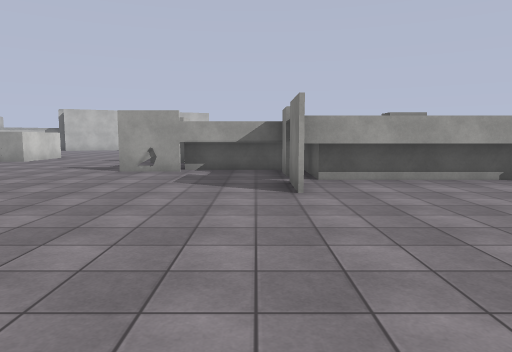
view 1 (above)

24 first-person views from a walk through a scene from a Unity 3-D project. The camera is 1.5 m above the floor, tilts 6° down and sees 70° across. The floor is counted in squares, 2 m on a side. Each view is taken from the middle of a square. On the plan, view 1 faces up. The plan holds only what a view shows up to about 11 squares ahead; the rest is blank. The place goes on beyond the plan. Surface patterns are stand-ins for the level's own textures.

view 2
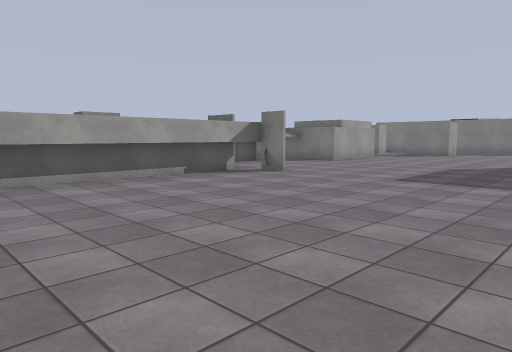

view 3
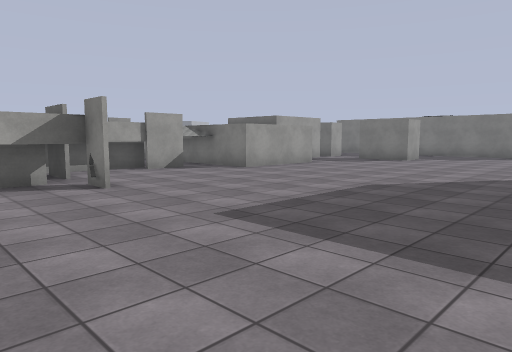

view 4
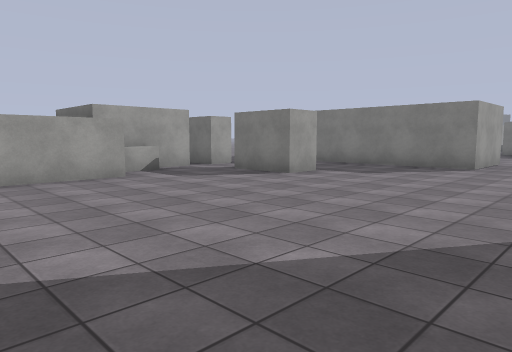

view 5
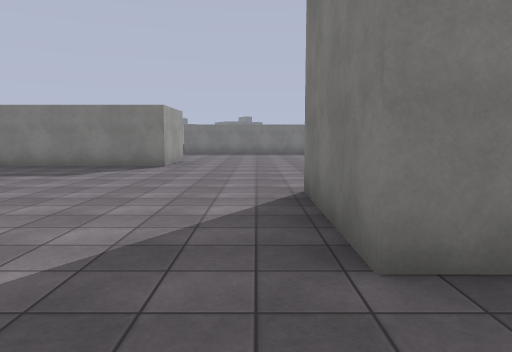

view 6
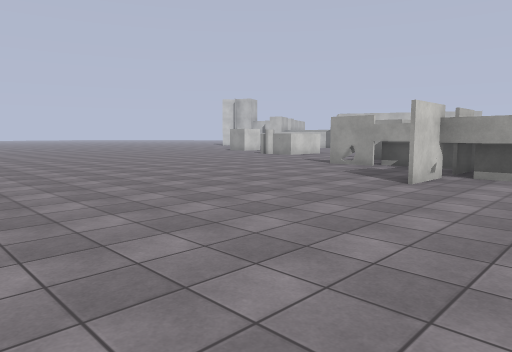

view 7
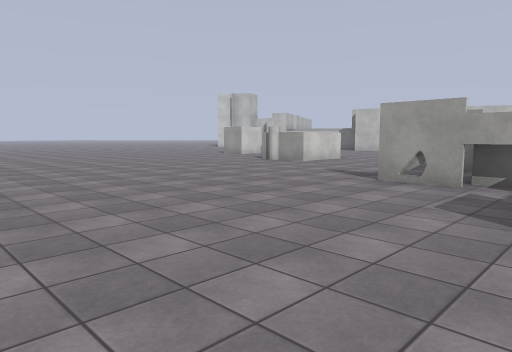

view 8
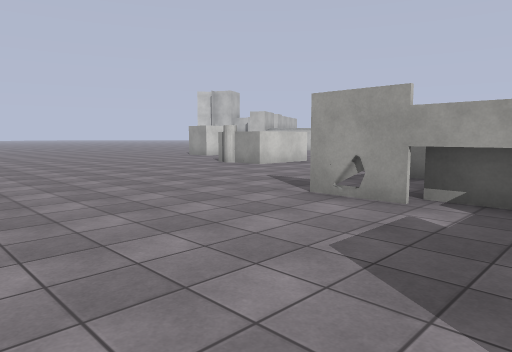

view 9
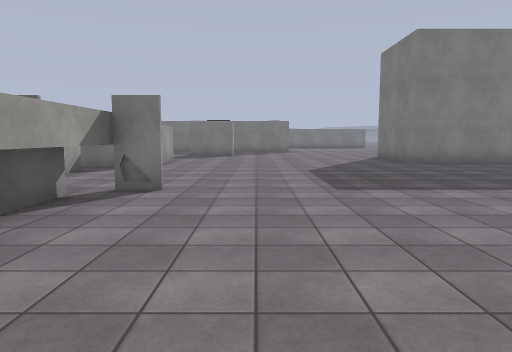

view 10
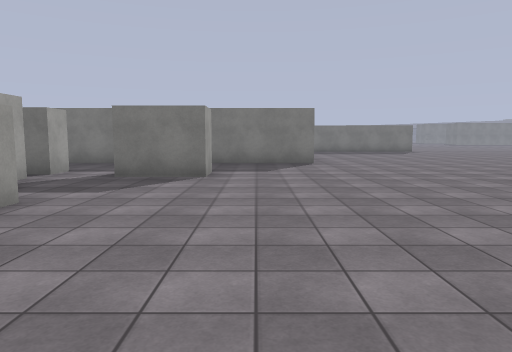

view 11
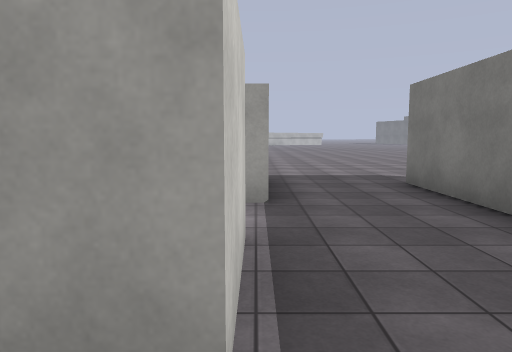

view 12
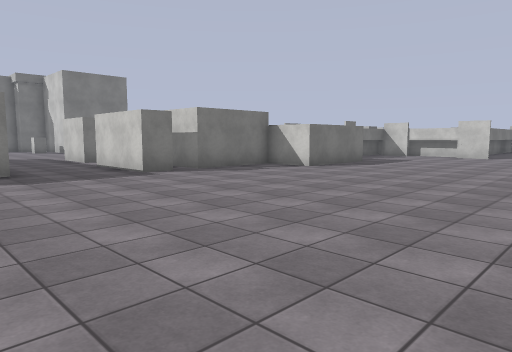

view 13
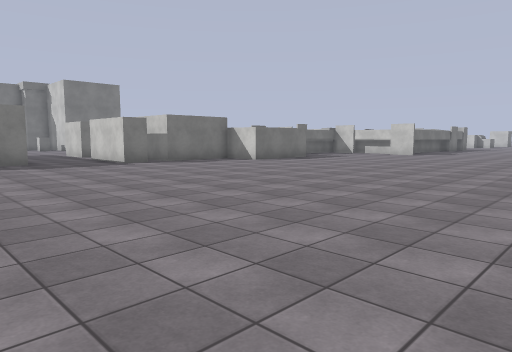

view 14
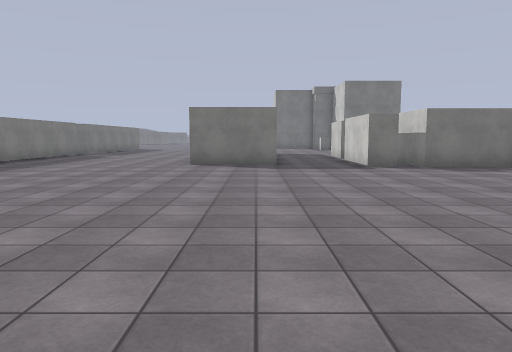

view 15
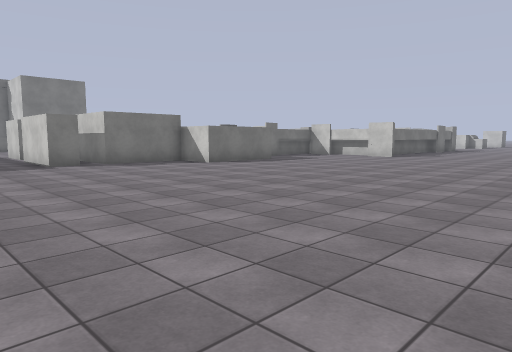

view 16
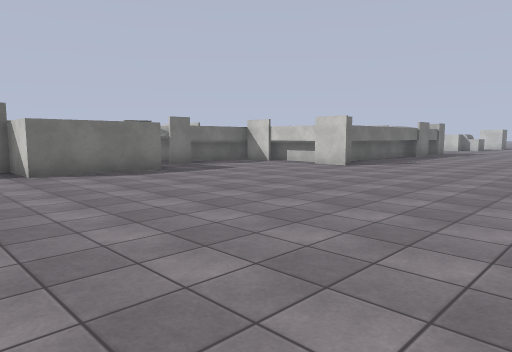

view 17
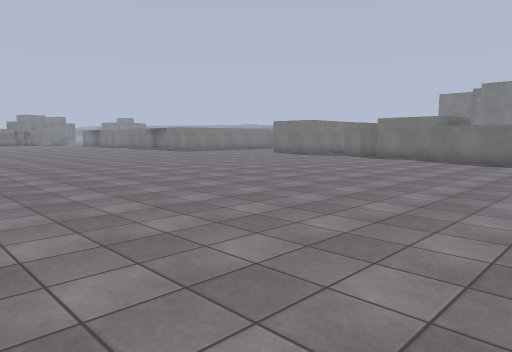

view 18
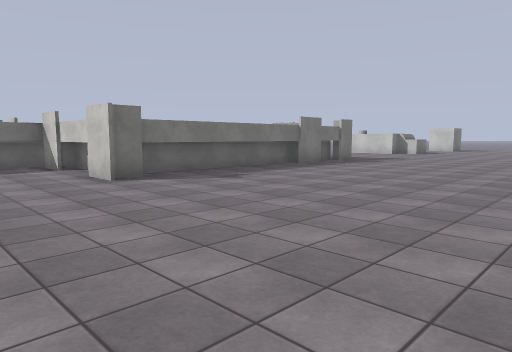

view 19
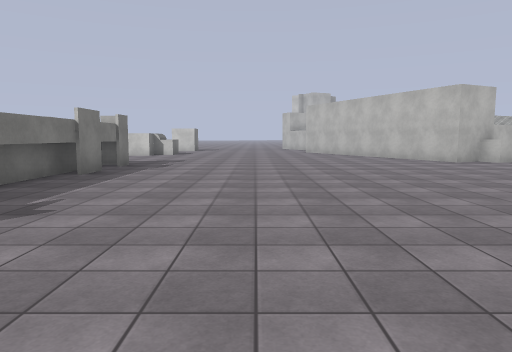

view 20
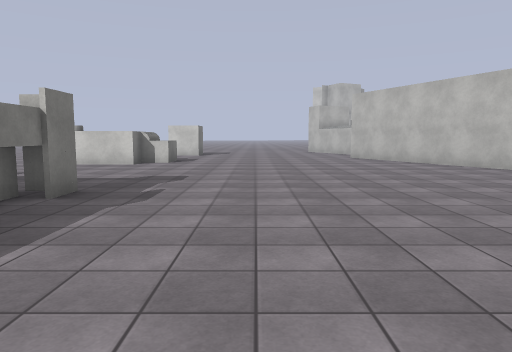

view 21
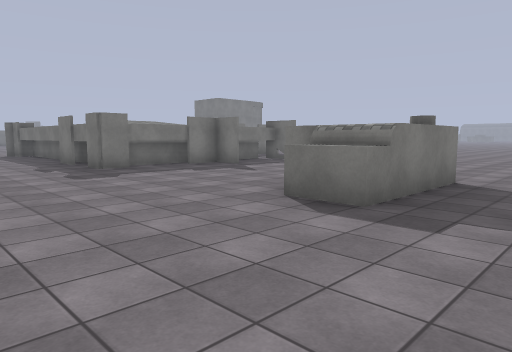

view 22
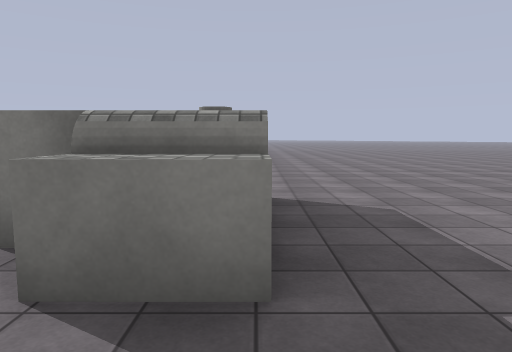

view 23
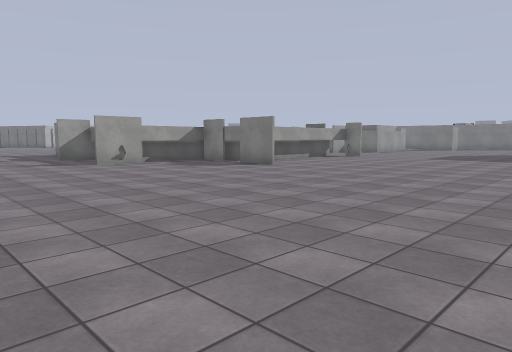

view 24
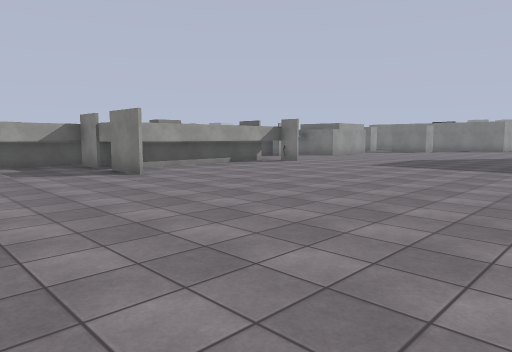

### Floor plan
Points are (right, up) in squares from view 1. A wall is a line through its corners. A room is listed if a view was taken in it or the views show most of it. See-through windows are left out.
Room 1 (views 1, 2, 3, 4, 5, 6, 7, 8, 9, 10, 11, 12, 13, 14, 15, 16, 17, 18, 19, 20, 21, 22, 23, 24)
walls: (6.3, 14.8) (6.3, 10.9) (9.4, 10.9); (5.8, 12.3) (5.8, 10.3); (10.4, 12.2) (13.2, 12.2) (13.2, 10.7) (15.7, 10.7) (15.7, 8.9); (6.2, 10.4) (7.2, 10.4); (-0.3, 13.9) (5.3, 13.9); (8.6, 8.5) (7.6, 8.5); (9.4, 8.1) (7.4, 8.1); (-1.7, 13.9) (-1.2, 13.9); (5.8, 6.5) (1.1, 6.5) (1.1, 8.3); (0.8, 8.6) (-1.7, 8.6); (-1.7, 11.7) (-1.7, 13.5); (-2.2, 11.1) (-2.2, 14.5) (6.2, 14.5); (-2.1, 10.8) (-3.1, 10.8); (16.3, 10.7) (17.1, 10.7) (17.1, 8.1) (16.4, 8.1) (16.4, 9.2); (6.2, 5.3) (6.2, 6) (0.5, 6); (14.5, 7.7) (13.5, 7.7); (13.3, 6.7) (10.4, 6.8) (10.4, 9.2); (-3.2, 10.9) (-2.5, 10.9); (0.7, 6.3) (0.7, 4.8); (15.8, 8.1) (13.8, 8.1); (0.6, 4.8) (0.6, 8.1) (-3.1, 8.1); (16.9, 6.8) (16.9, 5) (16, 5) (16, 6.8); (-3.1, 25.7) (-2.9, 25.2); (-5.5, 23) (-8.1, 21.8); (19.4, 8.4) (19.4, 9.9) (21.9, 9.9); (11.9, -2.6) (11.9, -0.7) (15.1, -0.7); (21.9, 2.3) (19.4, 2.3) (19.4, 6.5)
ways out: opening at (17, 7.5) to room 2; opening at (18.5, 5.5) to room 2; opening at (18.5, 9.5) to room 2
objects: other object (-9, 11) to (-8, 14)
Room 2 (no view inside)
walls: (19.4, 6.5) (19.4, 8.4)
ways out: opening at (17, 7.5) to room 1; opening at (18.5, 5.5) to room 1; opening at (18.5, 9.5) to room 1

Where each view was taken, in squares from view 1:
view 1: 0 up, 0 right, facing up
view 2: 0 up, 0 right, facing up-right
view 3: 0 up, 4 right, facing up-right
view 4: 0 up, 10 right, facing up-right
view 5: 0 up, 10 right, facing right
view 6: 1 down, 3 right, facing up-left
view 7: 2 up, 0 right, facing up-left
view 8: 4 up, 0 right, facing up-left
view 9: 4 up, 1 right, facing right
view 10: 4 up, 9 right, facing right
view 11: 4 up, 17 right, facing up
view 12: 18 up, 21 right, facing down-left
view 13: 21 up, 22 right, facing down-left
view 14: 20 up, 20 right, facing down
view 15: 21 up, 20 right, facing down-left
view 16: 20 up, 15 right, facing down-left
view 17: 24 up, 9 right, facing down-right
view 18: 21 up, 9 right, facing down-left
view 19: 18 up, 8 right, facing left
view 20: 17 up, 3 right, facing left
view 21: 18 up, 11 left, facing down-right
view 22: 16 up, 9 left, facing down
view 23: 2 down, 7 left, facing up-right
view 24: 2 down, 3 left, facing up-right
